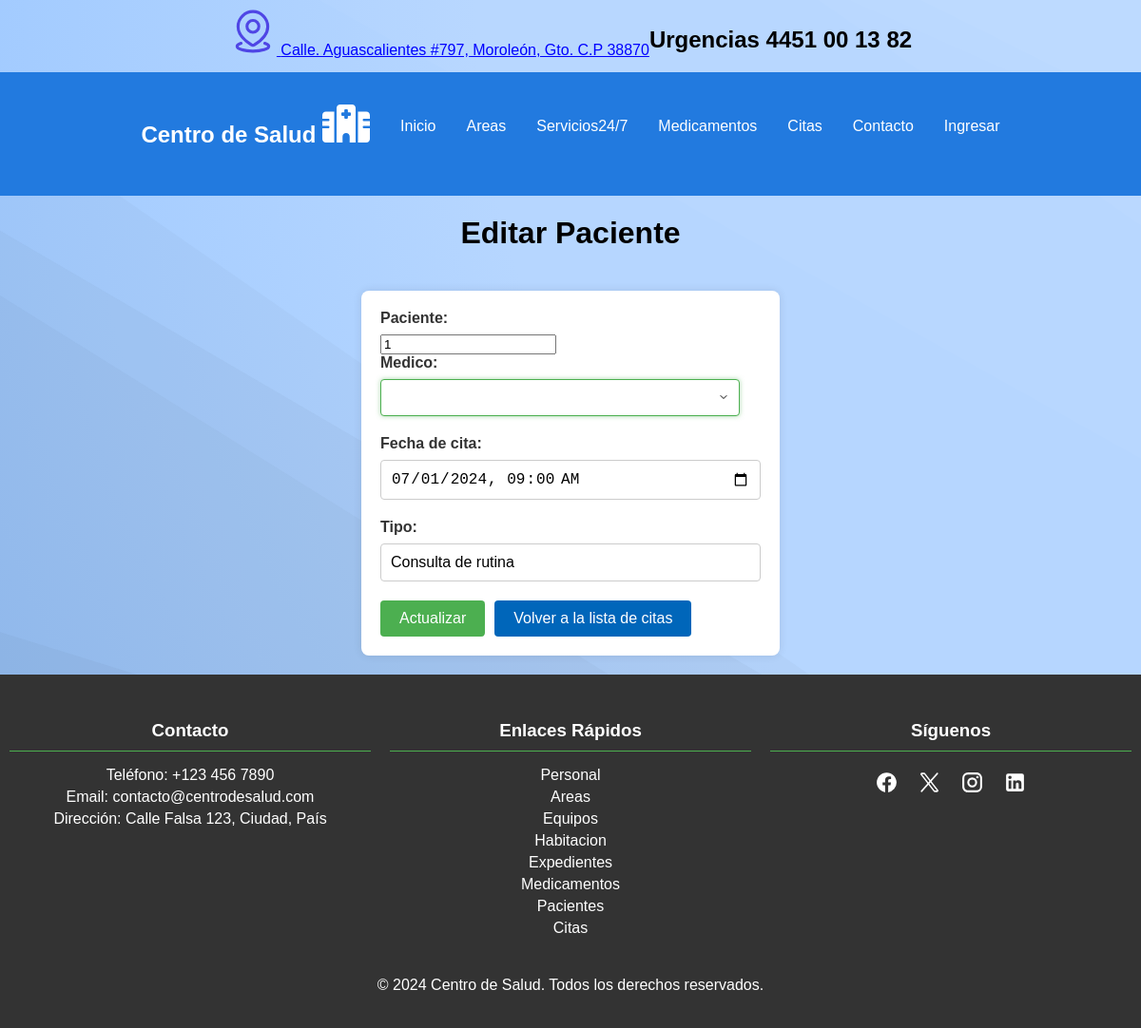
Screenshot of /editar_cita.php?id=1 with the database file from the repository.
### tables this page shows
CREATE TABLE Citas (
    id_cita INT AUTO_INCREMENT PRIMARY KEY,
    id_paciente INT,
    id_personal INT,
    fecha_hora DATETIME,
    tipo VARCHAR(100),
    FOREIGN KEY (id_paciente) REFERENCES Pacientes(id_paciente),
    FOREIGN KEY (id_personal) REFERENCES Personal(id_personal)
);

### editar_cita.php (the view, shortened to what this page needs)
<!DOCTYPE html>
<html lang="en">
<head>
    <link rel="stylesheet" href="css/style.css">
</head>
<body>
<?php include 'assets/header.php'; ?>
    <h1>Editar Paciente</h1>
    <?php
    include 'includes/conexion.php';
    $id = $_GET['id'];
    $sql = "SELECT * FROM citas WHERE id_cita = $id";
    $resultado = $conn->query($sql);
    $fila = $resultado->fetch_assoc();
    ?>
    <form action="procesar_editar_cita.php" method="post">
        <label for="id_paciente">Paciente:</label>
        <input type="enabled" id="id_paciente" name="id_paciente" value="<?php echo $fila['id_paciente']; ?>" required><br>
        <label for="id_personal">Medico:</label>
        <select id="id_personal" name="id_personal" required>
        </select><br>
        <label for="fecha_hora">Fecha de cita:</label>
        <input type="datetime-local" id="fecha_hora" name="fecha_hora" value="<?php echo $fila['fecha_hora']; ?>" required><br>
        <label for="tipo">Tipo:</label>
        <input type="text" id="tipo" name="tipo" value="<?php echo $fila['tipo']; ?>" required><br>
        <div class="inputdiv">
            <input type="submit" value="Actualizar">
            <a href="citas.php">Volver a la lista de citas</a>
        </div>
    </form>
</body>
</html>

### css/style.css (style rules this page uses)
body { display: flex; flex-direction: column; min-height: 100vh; justify-content: center; align-items: center; font-family: Arial, sans-serif; margin: 0; }
footer { width: 100%; background-color: #333; color: white; padding: 20px 0; text-align: center; }
footer .container { display: flex; flex-wrap: wrap; justify-content: space-around; max-width: 1366px; margin: 0 auto; }
footer .column { flex: 1; margin: 10px; min-width: 200px; }
footer h3 { border-bottom: 1px solid #4CAF50; padding-bottom: 10px; margin-bottom: 10px; }
footer ul { list-style-type: none; padding: 0; }
footer ul li { margin: 5px 0; }
footer ul li a { color: white; text-decoration: none; }
footer .social-icons { display: flex; justify-content: center; margin: 20px 0; }
footer .social-icons a { color: white; text-decoration: none; margin: 0 10px; font-size: 24px; }
form { font-family: Arial, sans-serif; background-color: #fff; padding: 20px; border-radius: 8px; box-shadow: 0 0 10px rgba(0, 0, 0, 0.1); width: 100%; max-width: 400px; margin: 20px; }
form label { display: block; margin-bottom: 8px; font-weight: bold; color: #333; }
form input[type="email"], form input[type="password"], form input[type="datetime-local"], form input[type="text"], form input[type="number"], form input[type="file"], form select, form textarea { width: calc(100% - 22px); padding: 10px; margin-bottom: 20px; border: 1px solid #ccc; border-radius: 4px; font-size: 16px; }
form select { appearance: none; background-color: #fff; background-size: 12px; }
form select:required, form textarea:focus { border-color: #4CAF50; box-shadow: 0 0 5px rgba(76, 175, 80, 0.5); outline: none; }
.inputdiv { display: flex; align-items: center; gap: 10px; }
input[type="submit"], .inputdiv a { padding: 10px 20px; text-decoration: none; color: #fff; background-color: #4CAF50; border: none; border-radius: 4px; cursor: pointer; font-size: 16px; text-align: center; }
.inputdiv a { background-color: #0066ba; }

### rows the page displays
citas: id_paciente "1", fecha_hora "07/01/2024 09:00", tipo "Consulta de rutina"
